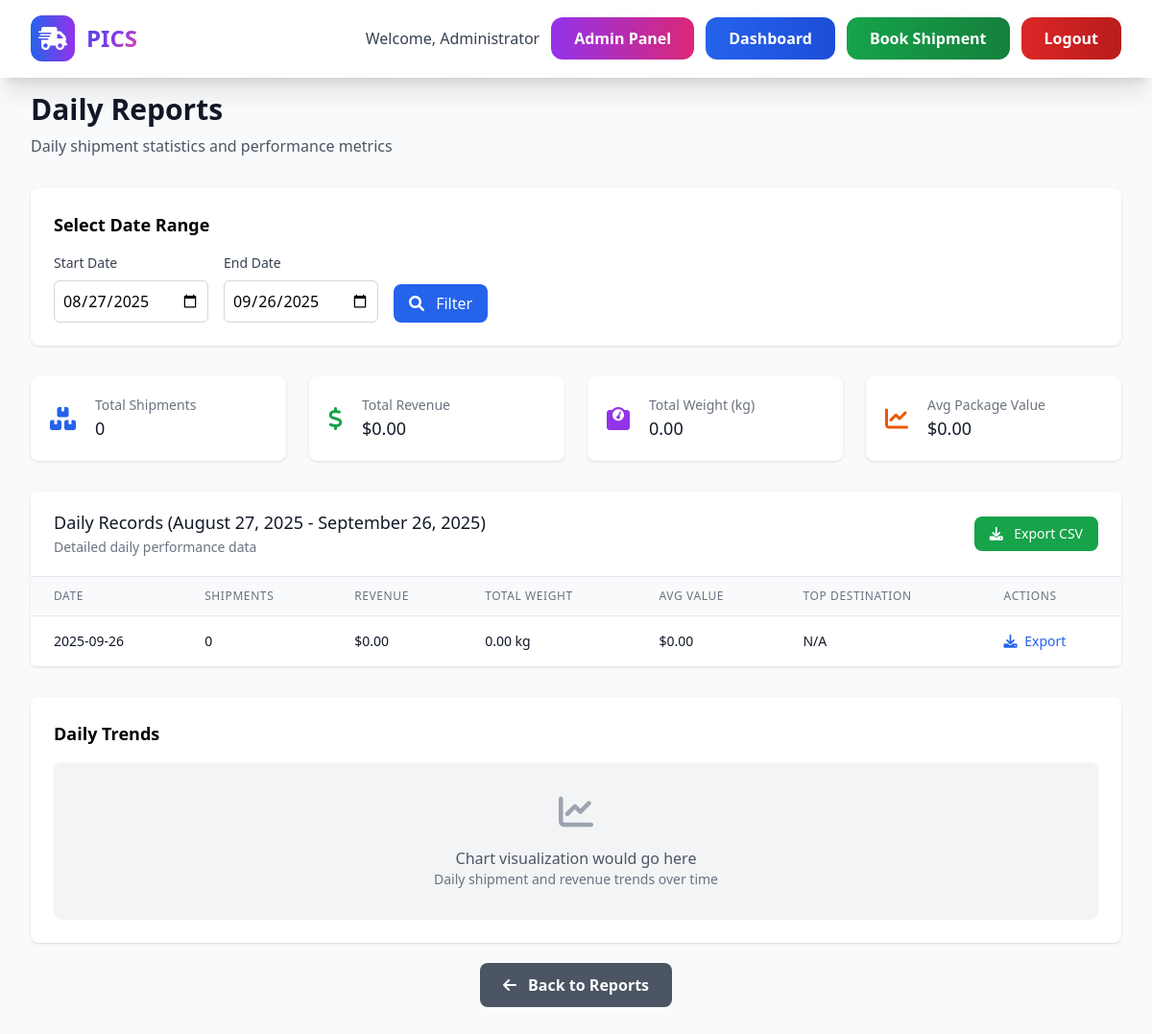
The app's page /admin/reports/daily (signed in) with its own data.
### main.py (models this page shows, shortened)
class Client(UserMixin, db.Model):
    id = db.Column(db.Integer, primary_key=True)
    name = db.Column(db.String(100), nullable=False)
    email = db.Column(db.String(100), unique=True, nullable=False)
    password_hash = db.Column(db.String(128), nullable=False)
    phone = db.Column(db.String(20), nullable=False)
    cnic = db.Column(db.String(20), unique=True, nullable=False)
    address = db.Column(db.Text, nullable=False)
    postal_code = db.Column(db.String(20), nullable=False)
    is_admin = db.Column(db.Boolean, default=False)
    created_at = db.Column(db.DateTime, default=datetime.utcnow)

class DailyRecord(db.Model):
    id = db.Column(db.Integer, primary_key=True)
    date = db.Column(db.Date, nullable=False, unique=True)
    total_shipments = db.Column(db.Integer, default=0)
    total_revenue = db.Column(db.Float, default=0)
    total_weight = db.Column(db.Float, default=0)
    avg_package_value = db.Column(db.Float, default=0)
    top_destination = db.Column(db.String(100))
    created_at = db.Column(db.DateTime, default=datetime.utcnow)

### main.py (the view)
@app.route('/admin/reports/daily')
@login_required
def daily_reports():
    if not current_user.is_admin:
        flash('Access denied. Admin privileges required.', 'error')
        return redirect(url_for('dashboard'))
    start_date_str = request.args.get('start_date')
    end_date_str = request.args.get('end_date')
    if start_date_str and end_date_str:
        start_date = datetime.strptime(start_date_str, '%Y-%m-%d').date()
        end_date = datetime.strptime(end_date_str, '%Y-%m-%d').date()
    else:
        end_date = datetime.now().date()
        start_date = end_date - timedelta(days=30)
    daily_records = DailyRecord.query.filter(
        DailyRecord.date >= start_date,
        DailyRecord.date <= end_date
    ).order_by(DailyRecord.date.desc()).all()
    total_shipments = sum(record.total_shipments for record in daily_records)
    total_revenue = sum(record.total_revenue for record in daily_records)
    total_weight = sum(record.total_weight for record in daily_records)
    avg_package_value = total_revenue / total_shipments if total_shipments > 0 else 0
    return render_template('daily_reports.html',
                         daily_records=daily_records,
                         start_date=start_date,
                         end_date=end_date,
                         total_shipments=total_shipments,
                         total_revenue=total_revenue,
                         total_weight=total_weight,
                         avg_package_value=avg_package_value)

### templates/daily_reports.html (shortened to what this page needs)
{% extends 'base.html' %}
{% block content %}
<div class="min-h-screen py-8">
    <div class="max-w-7xl mx-auto px-4 sm:px-6 lg:px-8">
        <div class="mb-8">
            <h1 class="text-3xl font-bold text-gray-900">Daily Reports</h1>
            <p class="mt-2 text-gray-600">Daily shipment statistics and performance metrics</p>
        </div>
        <div class="bg-white shadow rounded-lg p-6 mb-8">
            <h2 class="text-lg font-semibold mb-4">Select Date Range</h2>
            <form method="GET" class="flex flex-wrap gap-4 items-end">
                <div>
                    <label class="block text-sm font-medium text-gray-700 mb-2">Start Date</label>
                    <input type="date" name="start_date" value="{{ start_date.strftime('%Y-%m-%d') if start_date else '' }}"
                           class="p-2 border border-gray-300 rounded-md focus:ring-2 focus:ring-blue-500 focus:border-transparent">
                </div>
                <div>
                    <label class="block text-sm font-medium text-gray-700 mb-2">End Date</label>
                    <input type="date" name="end_date" value="{{ end_date.strftime('%Y-%m-%d') if end_date else '' }}"
                           class="p-2 border border-gray-300 rounded-md focus:ring-2 focus:ring-blue-500 focus:border-transparent">
                </div>
                <div>
                    <button type="submit" class="bg-blue-600 text-white px-4 py-2 rounded-lg hover:bg-blue-700">
                        <i class="fas fa-search mr-2"></i>
                        Filter
                    </button>
                </div>
            </form>
        </div>
        <div class="grid grid-cols-1 md:grid-cols-4 gap-6 mb-8">
            <div class="bg-white overflow-hidden shadow rounded-lg">
                <div class="p-5">
                    <div class="flex items-center">
                        <div class="flex-shrink-0">
                            <i class="fas fa-boxes text-2xl text-blue-600"></i>
                        </div>
                        <div class="ml-5 w-0 flex-1">
                            <dl>
                                <dt class="text-sm font-medium text-gray-500 truncate">
                                    Total Shipments
                                </dt>
                                <dd class="text-lg font-medium text-gray-900">
                                    {{ total_shipments }}
                                </dd>
                            </dl>
                        </div>
                    </div>
                </div>
            </div>
            <div class="bg-white overflow-hidden shadow rounded-lg">
                <div class="p-5">
                    <div class="flex items-center">
                        <div class="flex-shrink-0">
                            <i class="fas fa-dollar-sign text-2xl text-green-600"></i>
                        </div>
                        <div class="ml-5 w-0 flex-1">
                            <dl>
                                <dt class="text-sm font-medium text-gray-500 truncate">
                                    Total Revenue
                                </dt>
                                <dd class="text-lg font-medium text-gray-900">
                                    ${{ "%.2f"|format(total_revenue) }}
                                </dd>
                            </dl>
                        </div>
                    </div>
                </div>
            </div>
            <div class="bg-white overflow-hidden shadow rounded-lg">
                <div class="p-5">
                    <div class="flex items-center">
                        <div class="flex-shrink-0">
                            <i class="fas fa-weight text-2xl text-purple-600"></i>
                        </div>
                        <div class="ml-5 w-0 flex-1">
                            <dl>
                                <dt class="text-sm font-medium text-gray-500 truncate">
                                    Total Weight (kg)
                                </dt>
                                <dd class="text-lg font-medium text-gray-900">
                                    {{ "%.2f"|format(total_weight) }}
                                </dd>
                            </dl>
                        </div>
                    </div>
                </div>
            </div>
            <div class="bg-white overflow-hidden shadow rounded-lg">
                <div class="p-5">
                    <div class="flex items-center">
                        <div class="flex-shrink-0">
                            <i class="fas fa-chart-line text-2xl text-orange-600"></i>
                        </div>
                        <div class="ml-5 w-0 flex-1">
                            <dl>
                                <dt class="text-sm font-medium text-gray-500 truncate">
                                    Avg Package Value
                                </dt>
                                <dd class="text-lg font-medium text-gray-900">
                                    ${{ "%.2f"|format(avg_package_value) }}
                                </dd>
                            </dl>
                        </div>
                    </div>
                </div>
            </div>
        </div>
        <div class="bg-white shadow overflow-hidden sm:rounded-md">
            <div class="px-4 py-5 sm:px-6 border-b border-gray-200">
                <div class="flex justify-between items-center">
                    <div>
                        <h3 class="text-lg leading-6 font-medium text-gray-900">
                            Daily Records ({{ start_date.strftime('%B %d, %Y') }} - {{ end_date.strftime('%B %d, %Y') }})
                        </h3>
                        <p class="mt-1 max-w-2xl text-sm text-gray-500">
                            Detailed daily performance data
                        </p>
                    </div>
                    <div class="flex space-x-2">
                        <button onclick="exportTableToCSV('daily_records_table', 'daily_reports.csv')"
                                class="bg-green-600 text-white px-4 py-2 rounded-lg hover:bg-green-700 text-sm">
                            <i class="fas fa-download mr-2"></i>
                            Export CSV
                        </button>
                    </div>
                </div>
            </div>
            {% if daily_records %}
                <div class="overflow-x-auto">
                    <table id="daily_records_table" class="min-w-full divide-y divide-gray-200">
                        <thead class="bg-gray-50">
                            <tr>
                                <th class="px-6 py-3 text-left text-xs font-medium text-gray-500 uppercase tracking-wider">Date</th>
                                <th class="px-6 py-3 text-left text-xs font-medium text-gray-500 uppercase tracking-wider">Shipments</th>
                                <th class="px-6 py-3 text-left text-xs font-medium text-gray-500 uppercase tracking-wider">Revenue</th>
                                <th class="px-6 py-3 text-left text-xs font-medium text-gray-500 uppercase tracking-wider">Total Weight</th>
                                <th class="px-6 py-3 text-left text-xs font-medium text-gray-500 uppercase tracking-wider">Avg Value</th>
                                <th class="px-6 py-3 text-left text-xs font-medium text-gray-500 uppercase tracking-wider">Top Destination</th>
                                <th class="px-6 py-3 text-left text-xs font-medium text-gray-500 uppercase tracking-wider">Actions</th>
                            </tr>
                        </thead>
                        <tbody class="bg-white divide-y divide-gray-200">
                            {% for record in daily_records %}
                                <tr class="{% if loop.index % 2 == 0 %}bg-gray-50{% endif %}">
                                    <td class="px-6 py-4 whitespace-nowrap text-sm font-medium text-gray-900">
                                        {{ record.date.strftime('%Y-%m-%d') }}
                                    </td>
                                    <td class="px-6 py-4 whitespace-nowrap text-sm text-gray-900">
                                        {{ record.total_shipments }}
                                    </td>
                                    <td class="px-6 py-4 whitespace-nowrap text-sm text-gray-900">
                                        ${{ "%.2f"|format(record.total_revenue) }}
                                    </td>
                                    <td class="px-6 py-4 whitespace-nowrap text-sm text-gray-900">
                                        {{ "%.2f"|format(record.total_weight) }} kg
                                    </td>
                                    <td class="px-6 py-4 whitespace-nowrap text-sm text-gray-900">
                                        ${{ "%.2f"|format(record.avg_package_value) }}
                                    </td>
                                    <td class="px-6 py-4 whitespace-nowrap text-sm text-gray-900">
                                        {{ record.top_destination or 'N/A' }}
                                    </td>
                                    <td class="px-6 py-4 whitespace-nowrap text-sm font-medium">
                                        <a href="{{ url_for('export_daily_report', date=record.date.strftime('%Y-%m-%d')) }}"
                                           class="text-blue-600 hover:text-blue-900">
                                            <i class="fas fa-download mr-1"></i>
                                            Export
                                        </a>
                                    </td>
                                </tr>
                            {% endfor %}
                        </tbody>
                    </table>
                </div>
            {% else %}
                <div class="text-center py-12">
                    <i class="fas fa-calendar-times text-4xl text-gray-400 mb-4"></i>
                    <h3 class="text-lg font-medium text-gray-900 mb-2">No records found</h3>
                    <p class="text-gray-500">No daily records available for the selected date range</p>
                </div>
            {% endif %}
        </div>
        <div class="mt-8 bg-white shadow rounded-lg p-6">
            <h3 class="text-lg font-semibold mb-4">Daily Trends</h3>
            <div class="bg-gray-100 rounded-lg p-8 text-center">
                <i class="fas fa-chart-line text-4xl text-gray-400 mb-4"></i>
                <p class="text-gray-600">Chart visualization would go here</p>
                <p class="text-sm text-gray-500">Daily shipment and revenue trends over time</p>
            </div>
        </div>
        <div class="mt-8 text-center">
            <a href="{{ url_for('reports') }}" class="bg-gray-600 text-white px-6 py-3 rounded-lg font-semibold hover:bg-gray-700">
                <i class="fas fa-arrow-left mr-2"></i>
                Back to Reports
            </a>
        </div>
    </div>
</div>
{% endblock %}

### templates/base.html (shortened to what this page needs)
<!DOCTYPE html>
<html lang="en">
<head>
    <script src="https://cdn.tailwindcss.com"></script>
    <link href="https://cdnjs.cloudflare.com/ajax/libs/font-awesome/6.0.0/css/all.min.css" rel="stylesheet">
</head>
<body class="font-sans bg-gray-50">
    <nav class="fixed w-full nav-gradient shadow-xl z-50 border-b border-white/20">
        <div class="max-w-7xl mx-auto px-4 sm:px-6 lg:px-8">
            <div class="flex justify-between h-20">
                <div class="flex items-center">
                    <div class="bg-gradient-to-r from-blue-600 to-purple-600 p-2 rounded-xl mr-3">
                        <i class="fas fa-shipping-fast text-2xl text-white"></i>
                    </div>
                    <span class="text-2xl font-bold text-gradient">PICS</span>
                </div>
                <div class="flex items-center space-x-3">
                    {% if current_user.is_authenticated %}
                        <div class="hidden md:flex items-center space-x-3">
                            <span class="text-gray-700 font-medium">Welcome, {{ current_user.name }}</span>
                            {% if current_user.is_admin %}
                                <a href="{{ url_for('admin') }}" class="modern-button bg-gradient-to-r from-purple-600 to-pink-600 text-white px-6 py-2.5 hover:from-purple-700 hover:to-pink-700">
                                    Admin Panel
                                </a>
                            {% endif %}
                            <a href="{{ url_for('dashboard') }}" class="modern-button bg-gradient-to-r from-blue-600 to-blue-700 text-white px-6 py-2.5 hover:from-blue-700 hover:to-blue-800">
                                Dashboard
                            </a>
                            <a href="{{ url_for('book_shipment') }}" class="modern-button bg-gradient-to-r from-green-600 to-green-700 text-white px-6 py-2.5 hover:from-green-700 hover:to-green-800">
                                Book Shipment
                            </a>
                            <a href="{{ url_for('logout') }}" class="modern-button bg-gradient-to-r from-red-600 to-red-700 text-white px-6 py-2.5 hover:from-red-700 hover:to-red-800">
                                Logout
                            </a>
                        </div>
                    {% endif %}
                </div>
            </div>
        </div>
    </nav>
    <main class="pt-16">
        {% block content %}{% endblock %}
    </main>
</body>
</html>

### records on screen
Client: name "Administrator"
DailyRecord: strftime "September 26, 2025", date "2025-09-26", total_shipments "0", total_revenue "0.00", total_weight "0.00", avg_package_value "0.00", top_destination "N/A"

### other values on screen
{{ total_shipments }} "0"
{{ "%.2f"|format(total_revenue) }} "0.00"
{{ "%.2f"|format(total_weight) }} "0.00"
{{ "%.2f"|format(avg_package_value) }} "0.00"
